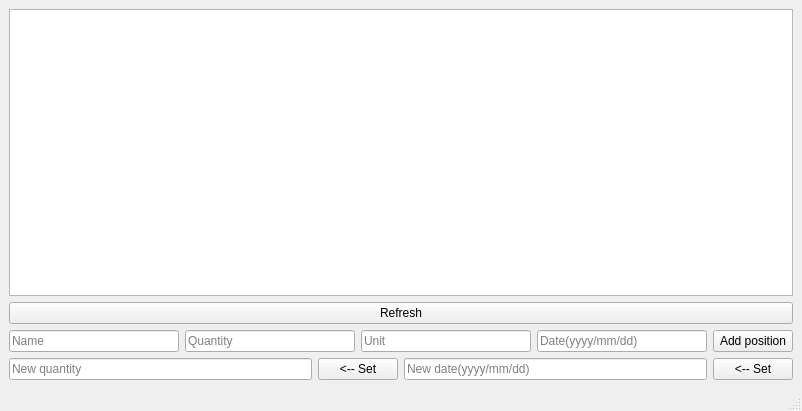
<?xml version="1.0" encoding="UTF-8"?>
<ui version="4.0">
 <class>MainWindow</class>
 <widget class="QMainWindow" name="MainWindow">
  <property name="geometry">
   <rect>
    <x>0</x>
    <y>0</y>
    <width>802</width>
    <height>411</height>
   </rect>
  </property>
  <property name="windowTitle">
   <string>MainWindow</string>
  </property>
  <widget class="QWidget" name="centralwidget">
   <layout class="QVBoxLayout" name="verticalLayout_2">
    <item>
     <layout class="QVBoxLayout" name="verticalLayout">
      <item>
       <widget class="QListWidget" name="listWidget_purchase_list"/>
      </item>
      <item>
       <widget class="QPushButton" name="pushButton_refresh_purchase_list">
        <property name="text">
         <string>Refresh</string>
        </property>
       </widget>
      </item>
      <item>
       <layout class="QHBoxLayout" name="horizontalLayout">
        <item>
         <widget class="QLineEdit" name="lineEdit_name">
          <property name="text">
           <string/>
          </property>
          <property name="placeholderText">
           <string>Name</string>
          </property>
         </widget>
        </item>
        <item>
         <widget class="QLineEdit" name="lineEdit_quantity">
          <property name="placeholderText">
           <string>Quantity</string>
          </property>
         </widget>
        </item>
        <item>
         <widget class="QLineEdit" name="lineEdit_unit_of_measurement">
          <property name="placeholderText">
           <string>Unit</string>
          </property>
         </widget>
        </item>
        <item>
         <widget class="QLineEdit" name="lineEdit_purchase_date">
          <property name="placeholderText">
           <string>Date(yyyy/mm/dd)</string>
          </property>
         </widget>
        </item>
        <item>
         <widget class="QPushButton" name="pushButton_add_new_position">
          <property name="text">
           <string>Add position</string>
          </property>
         </widget>
        </item>
       </layout>
      </item>
      <item>
       <layout class="QHBoxLayout" name="horizontalLayout_2">
        <item>
         <widget class="QLineEdit" name="lineEdit_set_quantity">
          <property name="placeholderText">
           <string>New quantity</string>
          </property>
         </widget>
        </item>
        <item>
         <widget class="QPushButton" name="pushButton_set_quantity">
          <property name="text">
           <string>&lt;-- Set</string>
          </property>
         </widget>
        </item>
        <item>
         <widget class="QLineEdit" name="lineEdit_set_purchase_date">
          <property name="placeholderText">
           <string>New date(yyyy/mm/dd)</string>
          </property>
         </widget>
        </item>
        <item>
         <widget class="QPushButton" name="pushButton_set_purchase_date">
          <property name="text">
           <string>&lt;-- Set</string>
          </property>
         </widget>
        </item>
       </layout>
      </item>
     </layout>
    </item>
   </layout>
  </widget>
  <widget class="QMenuBar" name="menubar">
   <property name="geometry">
    <rect>
     <x>0</x>
     <y>0</y>
     <width>802</width>
     <height>22</height>
    </rect>
   </property>
  </widget>
  <widget class="QStatusBar" name="statusbar"/>
 </widget>
 <resources/>
 <connections/>
</ui>
